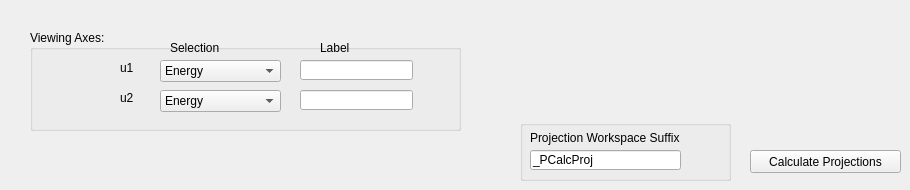
     <widget class="QWidget" name="PowderTab">
      <attribute name="title">
       <string>Powder</string>
      </attribute>
      <widget class="QGroupBox" name="groupBox_3">
       <property name="geometry">
        <rect>
         <x>30</x>
         <y>30</y>
         <width>431</width>
         <height>101</height>
        </rect>
       </property>
       <property name="title">
        <string>Viewing Axes:</string>
       </property>
       <widget class="QLabel" name="label">
        <property name="geometry">
         <rect>
          <x>90</x>
          <y>30</y>
          <width>21</width>
          <height>16</height>
         </rect>
        </property>
        <property name="text">
         <string>u1</string>
        </property>
       </widget>
       <widget class="QLabel" name="label_2">
        <property name="geometry">
         <rect>
          <x>90</x>
          <y>60</y>
          <width>21</width>
          <height>16</height>
         </rect>
        </property>
        <property name="text">
         <string>u2</string>
        </property>
       </widget>
       <widget class="QLabel" name="label_3">
        <property name="geometry">
         <rect>
          <x>140</x>
          <y>10</y>
          <width>101</width>
          <height>16</height>
         </rect>
        </property>
        <property name="text">
         <string>Selection</string>
        </property>
       </widget>
       <widget class="QLabel" name="label_4">
        <property name="geometry">
         <rect>
          <x>290</x>
          <y>10</y>
          <width>91</width>
          <height>16</height>
         </rect>
        </property>
        <property name="text">
         <string>Label</string>
        </property>
       </widget>
       <widget class="QComboBox" name="comboBoxPowderu1">
        <property name="geometry">
         <rect>
          <x>130</x>
          <y>30</y>
          <width>121</width>
          <height>22</height>
         </rect>
        </property>
        <item>
         <property name="text">
          <string>Energy</string>
         </property>
        </item>
        <item>
         <property name="text">
          <string>|Q|</string>
         </property>
        </item>
        <item>
         <property name="text">
          <string>2Theta</string>
         </property>
        </item>
        <item>
         <property name="text">
          <string>Det Group Number</string>
         </property>
        </item>
        <item>
         <property name="text">
          <string>Time Channel</string>
         </property>
        </item>
       </widget>
       <widget class="QComboBox" name="comboBoxPowderu2">
        <property name="geometry">
         <rect>
          <x>130</x>
          <y>60</y>
          <width>121</width>
          <height>22</height>
         </rect>
        </property>
        <item>
         <property name="text">
          <string>Energy</string>
         </property>
        </item>
        <item>
         <property name="text">
          <string>|Q|</string>
         </property>
        </item>
        <item>
         <property name="text">
          <string>2Theta</string>
         </property>
        </item>
        <item>
         <property name="text">
          <string>Det Group Number</string>
         </property>
        </item>
        <item>
         <property name="text">
          <string>Time Channel</string>
         </property>
        </item>
       </widget>
       <widget class="QLineEdit" name="lineEditPowderu1">
        <property name="geometry">
         <rect>
          <x>270</x>
          <y>30</y>
          <width>113</width>
          <height>20</height>
         </rect>
        </property>
       </widget>
       <widget class="QLineEdit" name="lineEditPowderu2">
        <property name="geometry">
         <rect>
          <x>270</x>
          <y>60</y>
          <width>113</width>
          <height>20</height>
         </rect>
        </property>
       </widget>
      </widget>
      <widget class="QPushButton" name="pushButtonPowderCalcProj">
       <property name="geometry">
        <rect>
         <x>750</x>
         <y>150</y>
         <width>151</width>
         <height>23</height>
        </rect>
       </property>
       <property name="text">
        <string>Calculate Projections</string>
       </property>
      </widget>
      <widget class="QGroupBox" name="groupBox_7">
       <property name="geometry">
        <rect>
         <x>520</x>
         <y>120</y>
         <width>211</width>
         <height>61</height>
        </rect>
       </property>
       <property name="title">
        <string/>
       </property>
       <widget class="QLineEdit" name="lineEditPowderWorkspaceSuffix">
        <property name="geometry">
         <rect>
          <x>10</x>
          <y>30</y>
          <width>151</width>
          <height>20</height>
         </rect>
        </property>
        <property name="text">
         <string>_PCalcProj</string>
        </property>
       </widget>
       <widget class="QLabel" name="label_108">
        <property name="geometry">
         <rect>
          <x>10</x>
          <y>10</y>
          <width>181</width>
          <height>16</height>
         </rect>
        </property>
        <property name="text">
         <string>Projection Workspace Suffix</string>
        </property>
       </widget>
      </widget>
     </widget>
